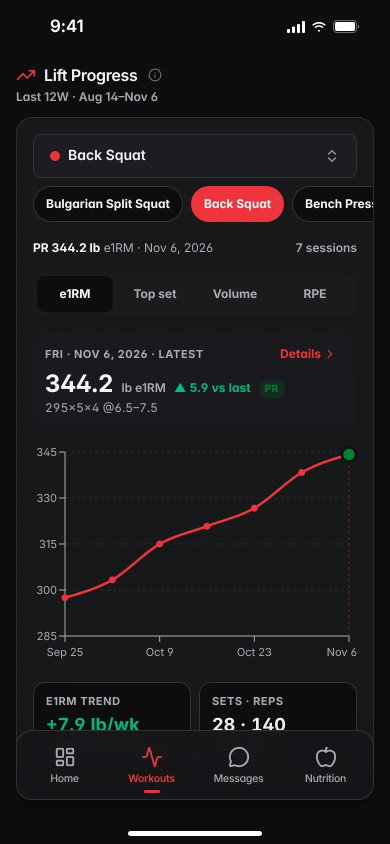
#> input picture src/assets/coaching/app-analytics-progress.webp, 780 x 1688 px (shown at 1/2 size); its folder holds only this picture in this run
$ python resize-shots.py
#> lines starting #> are read from the running program, lines starting #| are printed output that depends on the picture
"""The smaller widths of each public-page app screenshot (src/assets/{landing,coaching}/app-*.webp),
made from the original, for their srcsets: 390 and 585 px for a phone screen (PhoneShot,
src/components/sales/phone-shot-sources.ts), 1280 px for a computer screen (app-*-desktop.webp).
Run after re-capturing screenshots: python3 scripts/landing/resize-shots.py"""
import glob
import re
from PIL import Image

for f in sorted(glob.glob("src/assets/landing/app-*.webp") + glob.glob("src/assets/coaching/app-*.webp")):
    if re.search(r"-(390|585|1280)\.webp$", f):
        continue
    im = Image.open(f).convert("RGB")
#> im is the input picture: PIL image 780x1688 RGB; mean R, G, B 27.7, 26.2, 28.5
    widths = (1280,) if f.endswith("-desktop.webp") else (390, 585)
    for w in widths:
        h = round(im.size[1] * w / im.size[0])
        im.resize((w, h), Image.LANCZOS).save(f"{f[:-5]}-{w}.webp", "WEBP", quality=80, method=6)
#> this loop made 2 passes
#> pass 1, `im.resize((w, h), Image.LANCZOS).save(f"{f[:-5]}-{w}.webp", "WEBP", qu..`:
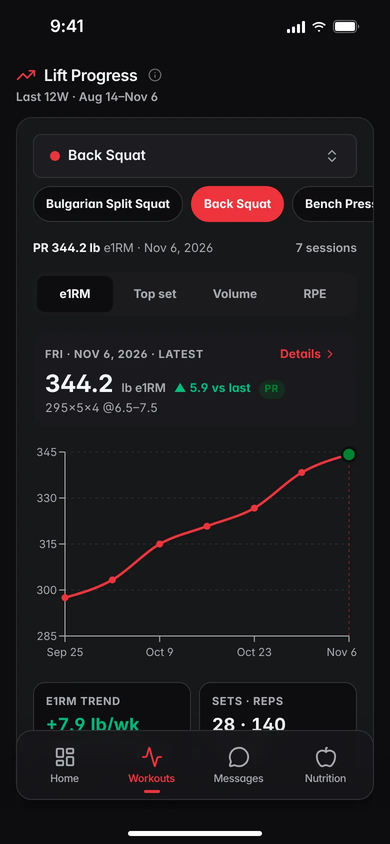
#> saved as app-analytics-progress-390.webp: PIL image 390x844 RGB; mean R, G, B 27.7, 26.2, 28.5
#> pass 2, `im.resize((w, h), Image.LANCZOS).save(f"{f[:-5]}-{w}.webp", "WEBP", qu..`:
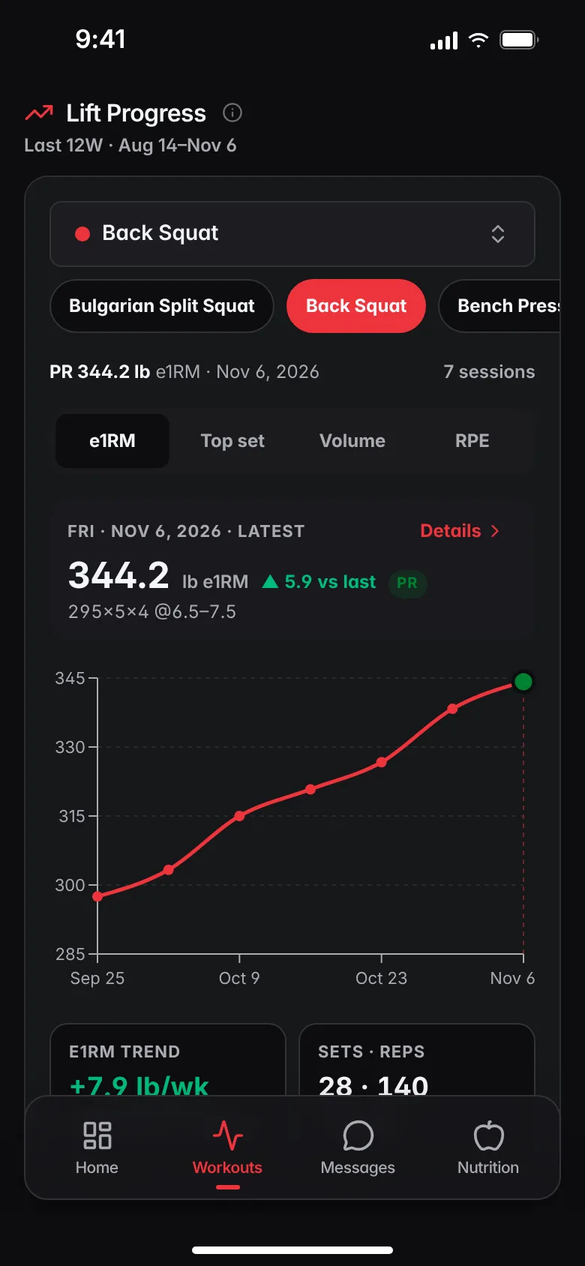
#> saved as app-analytics-progress-585.webp: PIL image 585x1266 RGB; mean R, G, B 27.7, 26.2, 28.5

$ run again, on src/assets/coaching/app-analytics-prs.webp
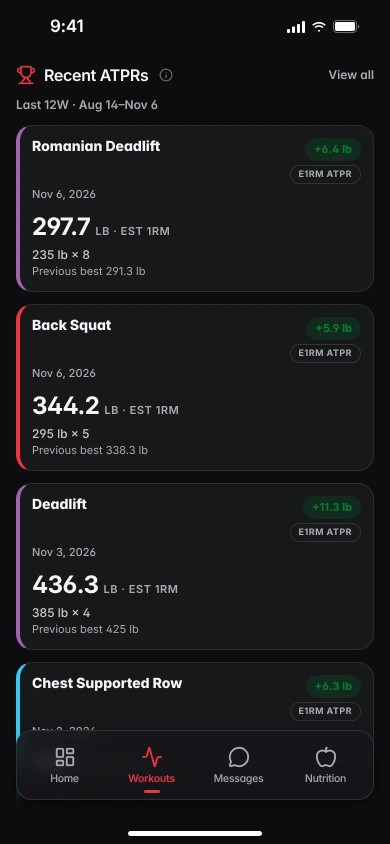
#> input picture src/assets/coaching/app-analytics-prs.webp, 780 x 1688 px (shown at 1/2 size)
#> im is the input picture: PIL image 780x1688 RGB; mean R, G, B 26.2, 26.9, 28.9
#> the loop `for w in widths:` made 2 passes
#> pass 1, `im.resize((w, h), Image.LANCZOS).save(f"{f[:-5]}-{w}.webp", "WEBP", qu..`:
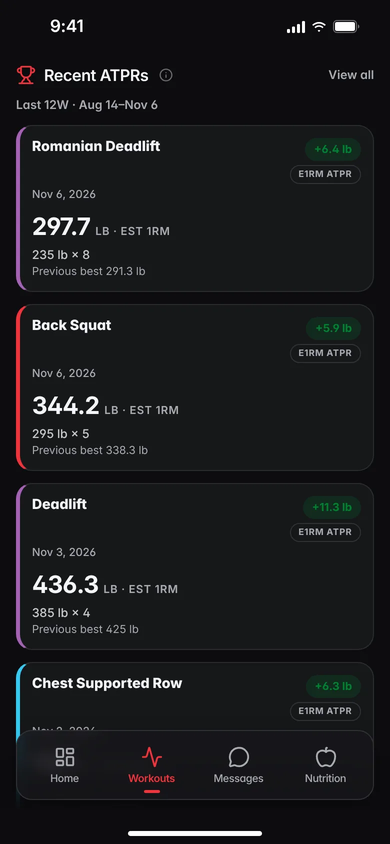
#> saved as app-analytics-prs-390.webp: PIL image 390x844 RGB; mean R, G, B 26.2, 26.9, 28.8
#> pass 2, `im.resize((w, h), Image.LANCZOS).save(f"{f[:-5]}-{w}.webp", "WEBP", qu..`:
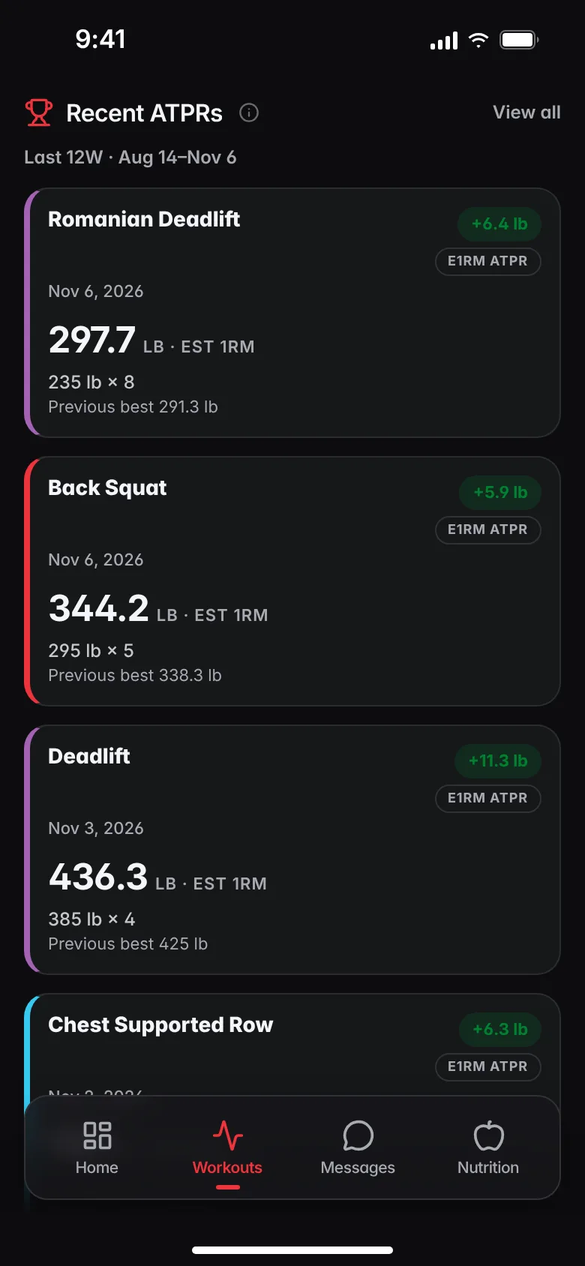
#> saved as app-analytics-prs-585.webp: PIL image 585x1266 RGB; mean R, G, B 26.2, 26.9, 28.8
